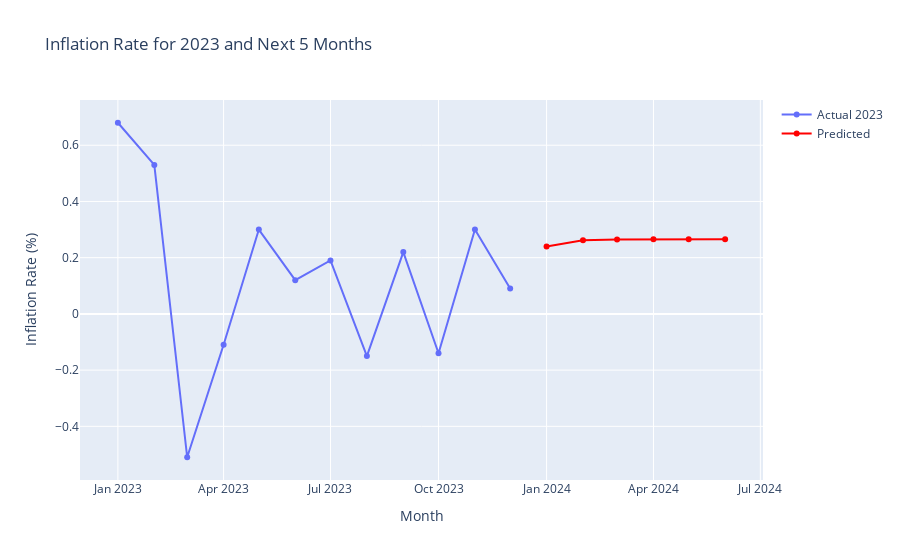

The notebook cell saved with this chart:
### Code cell
import pandas as pd
from statsmodels.tsa.arima.model import ARIMA
import plotly.graph_objs as go

# Load the dataset from a CSV file
df = pd.read_csv('1/final-tingkat-inflasi-bulan-ke-bulan-provinsi-aceh.csv')

# Map Indonesian months to English
month_map = {
    'Januari': 'January', 'Februari': 'February', 'Maret': 'March', 'April': 'April', 'Mei': 'May',
    'Juni': 'June', 'Juli': 'July', 'Agustus': 'August', 'September': 'September', 'Oktober': 'October',
    'November': 'November', 'Desember': 'December'
}
df['bulan'] = df['bulan'].map(month_map)

# Combine 'tahun' and 'bulan' to form a datetime index
df['Date'] = pd.to_datetime(df['bulan'] + ' ' + df['tahun'].astype(str))
df.set_index('Date', inplace=True)

# Fit the ARIMA model using all data
model = ARIMA(df['tingkat_inflasi_bulanan'], order=(1, 1, 1))  # Adjust order as needed
model_fit = model.fit()

# Predict inflation for the next 5 months
next_5_months_prediction = model_fit.forecast(steps=6)
print(f"Predicted inflation for the next 5 months: {next_5_months_prediction}")

# Filter data for the year 2023
df_2023 = df[df['tahun'] == 2023]

# Create a new date range for the next 5 months, starting from the 1st of each month
future_dates = pd.date_range(start=df_2023.index[-1] + pd.DateOffset(months=1), periods=6, freq='MS')

# Create traces for the actual and predicted values
actual_trace = go.Scatter(x=df_2023.index, y=df_2023['tingkat_inflasi_bulanan'], mode='lines+markers', name='Actual 2023')
predicted_trace = go.Scatter(x=future_dates, y=next_5_months_prediction, mode='lines+markers', name='Predicted', marker=dict(color='red'))

# Create the layout
layout = go.Layout(
    title='Inflation Rate for 2023 and Next 5 Months',
    xaxis=dict(title='Month'),
    yaxis=dict(title='Inflation Rate (%)')
)

# Create the figure and add the traces
fig = go.Figure(data=[actual_trace, predicted_trace], layout=layout)

# Show the plot
fig.show()

### Figure 1 — Plotly figure (JSON) as saved in the notebook; plotly's stock layout.template omitted (floating-point values rounded to 4 significant figures)
{"data": [{"mode": "lines+markers", "name": "Actual 2023", "type": "scatter", "x": ["2023-01-01T00:00:00", "2023-02-01T00:00:00", "2023-03-01T00:00:00", "2023-04-01T00:00:00", "2023-05-01T00:00:00", "2023-06-01T00:00:00", "2023-07-01T00:00:00", "2023-08-01T00:00:00", "2023-09-01T00:00:00", "2023-10-01T00:00:00", "2023-11-01T00:00:00", "2023-12-01T00:00:00"], "y": [0.68, 0.53, -0.51, -0.11, 0.3, 0.12, 0.19, -0.15, 0.22, -0.14, 0.3, 0.09]}, {"marker": {"color": "red"}, "mode": "lines+markers", "name": "Predicted", "type": "scatter", "x": ["2024-01-01T00:00:00", "2024-02-01T00:00:00", "2024-03-01T00:00:00", "2024-04-01T00:00:00", "2024-05-01T00:00:00", "2024-06-01T00:00:00"], "y": [0.2397, 0.2617, 0.265, 0.2655, 0.2655, 0.2655]}], "layout": {"title": {"text": "Inflation Rate for 2023 and Next 5 Months"}, "xaxis": {"title": {"text": "Month"}}, "yaxis": {"title": {"text": "Inflation Rate (%)"}}}}
